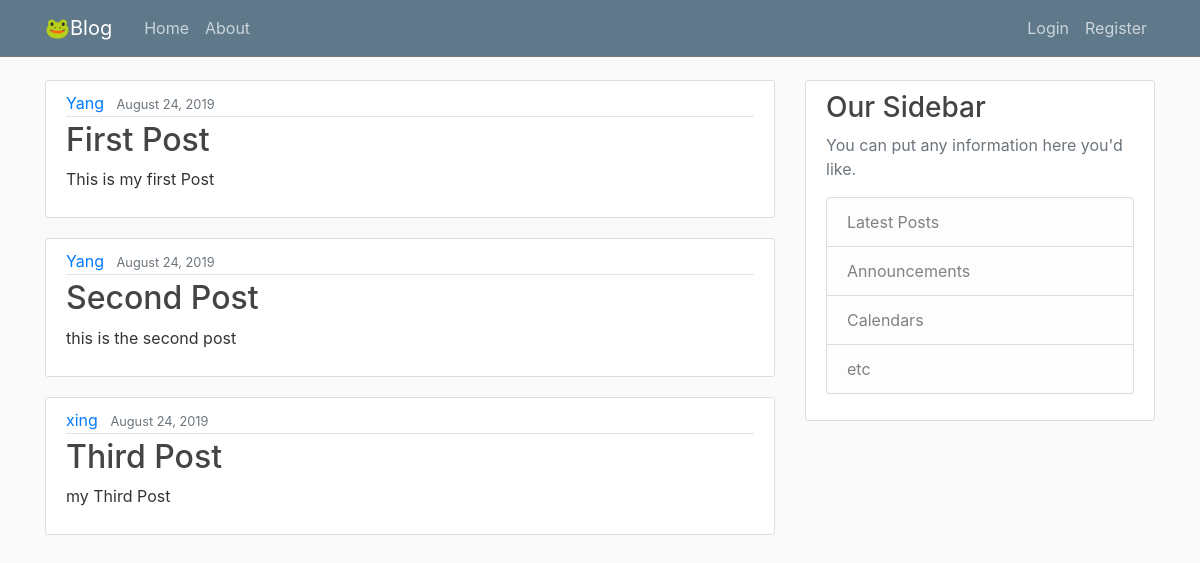
The page / on the database its author committed.
### blog/models.py (models this page shows, shortened)
class Post(models.Model):
    title = models.CharField(max_length=100)
    content = models.TextField()
    date_posted = models.DateTimeField(default=timezone.now)
    author = models.ForeignKey(User, on_delete=models.CASCADE)

### blog/views.py (the view)
# urls.py: path('', views.home, name='blog-home'),
def home(request):
    context = {
        'posts': Post.objects.all()
    }
    return render(request, 'blog/home.html', context)

### blog/templates/blog/home.html
{% extends "blog/base.html" %}
{% block content %}
{% for post in posts %}
<article class="media content-section">
    <div class="media-body">
        <div class="article-metadata">
            <a class="mr-2" href="#">{{ post.author }}</a>
            <small class="text-muted">{{ post.date_posted|date:"F d, Y" }}</small>
        </div>
        <h2><a class="article-title" href="#">{{ post.title }}</a></h2>
        <p class="article-content">{{ post.content }}</p>
    </div>
</article>
{% endfor %}
{% endblock content %}

### blog/static/blog/main.css (style rules this page uses)
body { background: #fafafa; color: #333333; margin-top: 5rem; }
h1, h2, h3, h4, h5, h6 { color: #444444; }
.content-section { background: #ffffff; padding: 10px 20px; border: 1px solid #dddddd; border-radius: 3px; margin-bottom: 20px; }
.article-title { color: #444444; }
.article-content { white-space: pre-line; }
.article-metadata { padding-bottom: 1px; margin-bottom: 4px; border-bottom: 1px solid #e3e3e3 }

### rows shown on the page
Post: author "Yang", date_posted "August 24, 2019", title "First Post", content "This is my first Post"
Post: author "Yang", date_posted "August 24, 2019", title "Second Post", content "this is the second post"
Post: author "xing", date_posted "August 24, 2019", title "Third Post", content "my Third Post"
